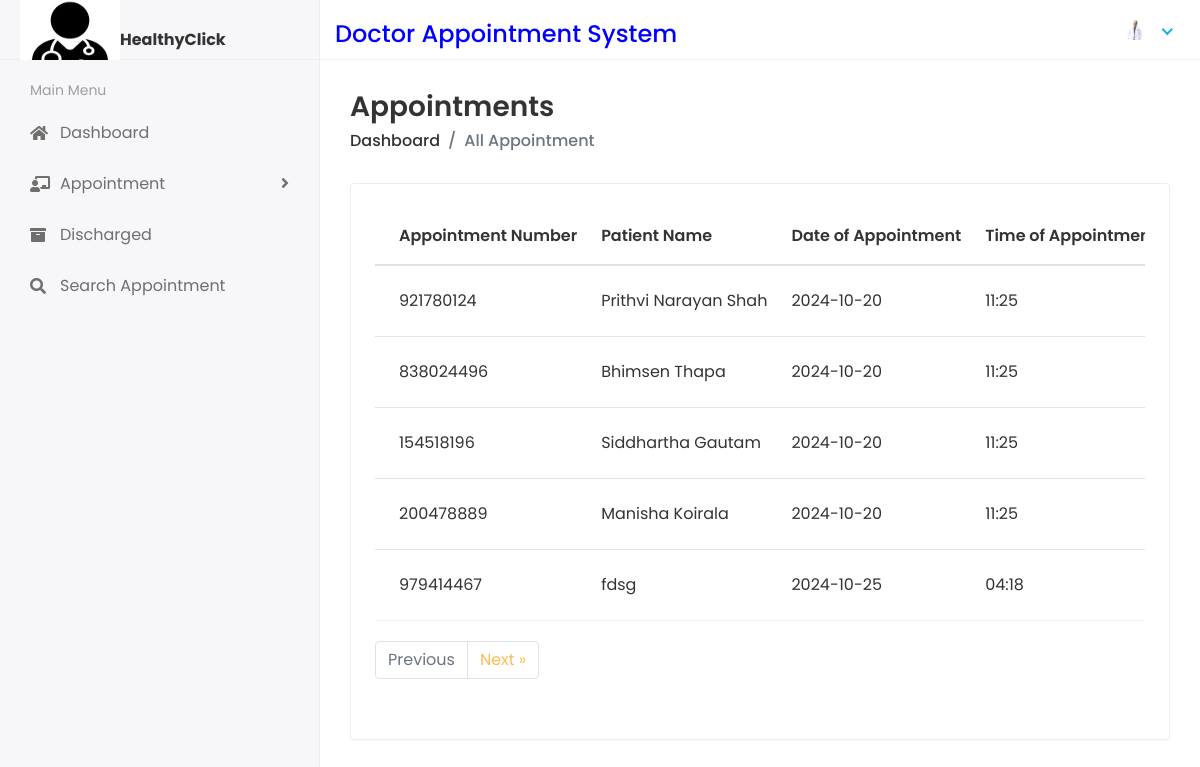
/Doctor/ViewAppointment (signed in), run on the app's committed database.
### dasapp/models.py (models this page shows, shortened)
class CustomUser(AbstractUser):
    USER = {
        (1, "admin"),
        (2, "doc"),
    }
    user_type = models.CharField(choices=USER, max_length=50, default=1)
    profile_pic = models.ImageField(upload_to="profile_pics/", blank=True, null=True)

class Appointment(models.Model):
    appointmentnumber = models.IntegerField(default=0)
    fullname = models.CharField(max_length=250)
    mobilenumber = models.CharField(max_length=11)
    email = models.EmailField(max_length=100)
    address = models.CharField(max_length=200)
    age = models.IntegerField(default=0)
    gender = models.CharField(max_length=100)
    appointmenttype = models.CharField(max_length=100)
    date_of_appointment = models.CharField(max_length=250)
    time_of_appointment = models.CharField(max_length=250)
    doctor_id = models.ForeignKey(DoctorReg, on_delete=models.CASCADE)
    additional_msg = models.TextField(blank=True)
    remark = models.CharField(max_length=250, default=0)
    status = models.CharField(default=0, max_length=200)
    prescription = models.TextField(blank=True, default=0)
    recommendedtest = models.TextField(blank=True, default=0)
    created_at = models.DateTimeField(auto_now_add=True)
    updated_at = models.DateTimeField(auto_now=True)

### docappsystem/docviews.py (the view)
# urls.py: path("Doctor/ViewAppointment", docviews.View_Appointment, name="view_appointment"),
def View_Appointment(request):
    try:
        doctor_admin = request.user
        doctor_reg = DoctorReg.objects.get(admin=doctor_admin)
        view_appointment = Appointment.objects.filter(doctor_id=doctor_reg)
        paginator = Paginator(view_appointment, 5)  # Show 5 appointments per page
        page = request.GET.get("page")
        try:
            view_appointment = paginator.page(page)
        except PageNotAnInteger:
            view_appointment = paginator.page(1)
        except EmptyPage:
            view_appointment = paginator.page(paginator.num_pages)
        context = {"view_appointment": view_appointment}
    except Exception as e:
        context = {"error_message": str(e)}
    return render(request, "doc/view_appointment.html", context)

### templates/doc/view_appointment.html (shortened to what this page needs)
{% extends 'base.html' %}
{% block content %}
<div class="content container-fluid">
  <div class="page-header">
    <div class="row align-items-center">
      <div class="col">
        <h3 class="page-title">Appointments</h3>
        <ul class="breadcrumb">
          <li class="breadcrumb-item">
            <a href="{% url 'doctor_home' %}">Dashboard</a>
          </li>
          <li class="breadcrumb-item active">All Appointment</li>
        </ul>
      </div>
    </div>
  </div>
  <div class="row">
    <div class="col-sm-12">
      <div class="card card-table">
        <div class="card-body">
          <div class="table-responsive">
            <table class="table table-hover table-center mb-0 datatable">
              <thead>
                <tr>
                  <th>Appointment Number</th>
                  <th>Patient Name</th>
                  <th>Date of Appointment</th>
                  <th>Time of Appointment</th>
                </tr>
              </thead>
              <tbody>
                {% for i in view_appointment %}
                <tr>
                  <td>{{i.appointmentnumber}}</td>
                  <td>{{i.fullname}}</td>
                  <td>{{i.date_of_appointment}}</td>
                  <td>{{i.time_of_appointment}}</td>
                </tr>
                {% endfor %}
              </tbody>
            </table>
            <div class="pagination" style="padding-top: 20px; padding-bottom: 20px; text-align: center;">
              <nav aria-label="Page navigation">
                  <ul class="pagination">
                      {% if view_appointment.has_previous %}
                      <li class="page-item">
                          <a class="page-link" href="?page={{ view_appointment.previous_page_number }}" aria-label="Previous">
                              <span aria-hidden="true">&laquo; Previous</span>
                          </a>
                      </li>
                      {% else %}
                      <li class="page-item disabled">
                          <span class="page-link">Previous</span>
                      </li>
                      {% endif %}
                      {% if view_appointment.has_next %}
                      <li class="page-item">
                          <a class="page-link" href="?page={{ view_appointment.next_page_number }}" aria-label="Next">
                              <span aria-hidden="true">Next &raquo;</span>
                          </a>
                      </li>
                      {% else %}
                      <li class="page-item disabled">
                          <span class="page-link">Next</span>
                      </li>
                      {% endif %}
                  </ul>
              </nav>
          </div>
          </div>
        </div>
      </div>
    </div>
  </div>
</div>
{% endblock %}

### templates/includes/header.html (shortened to what this page needs)
{% load static %}
{% if user.user_type == '1' %}
<div class="header">
    <div class="header-left" style="padding-top: 20px;">
       <a href="{% url 'admin_home' %}">
       <img src="{% static 'assets/img/logo.jpg'%}" width="80" height="80">
       </a>
       <strong>HealthyClick</strong>
    </div>
    <div class="top-nav-search" style="padding-top: 20px;color: blue;">
       <h4>Doctor Appointment System</h4>
    </div>
    <a class="mobile_btn" id="mobile_btn">
    <i class="fas fa-bars"></i>
    </a>
    <ul class="nav user-menu">
       <li class="nav-item dropdown has-arrow">
          <a href="#" class="dropdown-toggle nav-link" data-toggle="dropdown">
          <span class="user-img"><img class="rounded-circle" src="{{request.user.profile_pic.url}}" width="31" ></span>
          </a>
          <div class="dropdown-menu">
             <div class="user-header">
                <div class="avatar avatar-sm">
                   <img src="{{request.user.profile_pic.url}}" alt="User Image" class="avatar-img rounded-circle">
                </div>
                <div class="user-text">
                  <h6>{{user.first_name}} {{user.last_name}}</h6>
                   <p class="text-muted mb-0">Administrator</p>
                </div>
             </div>
             <a class="dropdown-item" href="{% url 'profile' %}">My Profile</a>
             <a class="dropdown-item" href="{% url 'change_password' %}">Setting</a>
             <a class="dropdown-item" href="{% url 'logout' %}">Logout</a>
          </div>
       </li>
    </ul>
 </div>
 {% else  %}
 <div class="header">
   <div class="header-left" style="padding-top: 20px;">
      <a href="{% url 'doctor_home' %}">
      <img src="{% static 'assets/img/logo.jpg'%}" width="100" height="80">
      </a>
      <strong>HealthyClick</strong>
   </div>
   <div class="top-nav-search" style="padding-top: 20px;color: blue;">
      <h4>Doctor Appointment System</h4>
   </div>
   <ul class="nav user-menu">
      <li class="nav-item dropdown has-arrow">
         <a href="#" class="dropdown-toggle nav-link" data-toggle="dropdown">
         <span class="user-img"><img class="rounded-circle" src="{{request.user.profile_pic.url}}" width="31" alt="Doctor"></span>
         </a>
      </li>
   </ul>
</div>{% endif %}

### static/assets/css/style.css (style rules this page uses)
html { height: 100%; }
body { background-color: #fff; color: #333; font-family: 'Poppins', sans-serif; font-size: 1rem; height: 100%; line-height: 1.5; overflow-x: hidden; }
h1, h2, h3, h4, h5, h6 { font-family: 'Poppins', sans-serif; margin-top: 0; }
a { color: #009ce7; }
input, button, a { transition: all 0.4s ease; -moz-transition: all 0.4s ease; -o-transition: all 0.4s ease; -ms-transition: all 0.4s ease; -webkit-transition: all 0.4s ease; }
ul, ol { padding: 0px; list-style: none; }
.table { color: #333; max-width: 100%; margin-bottom: 0; width: 100%; }
.table thead tr th { font-weight: 600; }
.table tbody tr { border-bottom: 1px solid rgba(0, 0, 0, 0.05); }
.table.table-center td, .table.table-center th { vertical-align: middle; }
.card-table .card-body .table > thead > tr > th { border-top: 0; }
.card-table .card-body .table tr td:first-child, .card-table .card-body .table tr th:first-child { padding-left: 1.5rem; }
.card-table .table td, .card-table .table th { border-top: 1px solid #e2e5e8; padding: 1rem 0.75rem; white-space: nowrap; }
.pagination > li > a, .pagination > li > span { color: #FFBC53; }
.card { border: 1px solid #ececf5; box-shadow: 0 1px 3px 0 rgba(0, 0, 0, 0.03); margin-bottom: 1.875rem; }
.card-body { padding: 1.5rem; }
.header { background-color: #fff; border-bottom: 1px solid #f3f3f4; left: 0; position: fixed; right: 0; top: 0; z-index: 1001; height: 60px; }
.header .header-left { float: left; height: 60px; padding: 0 20px; position: relative; width: 320px; z-index: 1; transition: all 0.2s ease-in-out; background-color: #f7f7fa; border-bottom: 1px solid #efefef; border-right: 1px solid #ececf5; display: flex; align-items: center; }
.header .dropdown-toggle:after { display: none; }
.header .has-arrow .dropdown-toggle:after { border-top: 0; border-left: 0; border-bottom: 2px solid #18aefa; border-right: 2px solid #18aefa; content: ''; height: 8px; display: inline-block; pointer-events: none; -webkit-transform-origin: 66% 66%; -ms-transform-origin: 66% 66%; transform-origin: 66% 66%; -webkit-transform: rotate(45deg); -ms-transform: rotate(45deg); transform: rotate(45deg); -webkit-transition: all 0.15s ease-in-out; transition: all 0.15s ease-in-out; width: 8px; vertical-align: 0px; }
.user-menu { float: right; margin: 0; position: relative; z-index: 99; padding-right: 15px; }
.user-menu.nav > li > a { color: #a0a0a0; font-size: 14px; line-height: 58px; padding: 0 15px; height: 60px; }
.user-img { margin-right: 3px; position: relative; }
.top-nav-search { float: left; margin-left: 15px; }
.page-wrapper > .content { padding: 1.875rem 1.875rem 0; }
.page-header { margin-bottom: 1.875rem; }
.page-header .breadcrumb { background-color: transparent; color: #6c757d; font-size: 1rem; font-weight: 500; margin-bottom: 0; padding: 0; }
.page-header .breadcrumb a { color: #333; }
.page-title { font-size: 28px; font-weight: 600; color: #333; margin-bottom: 5px; }

### data on the page
CustomUser: user.profile_pic (picture)
Appointment: appointmentnumber "921780124", fullname "Prithvi Narayan Shah", date_of_appointment "2024-10-20", time_of_appointment "11:25"
Appointment: appointmentnumber "838024496", fullname "Bhimsen Thapa", date_of_appointment "2024-10-20", time_of_appointment "11:25"
Appointment: appointmentnumber "154518196", fullname "Siddhartha Gautam", date_of_appointment "2024-10-20", time_of_appointment "11:25"
Appointment: appointmentnumber "200478889", fullname "Manisha Koirala", date_of_appointment "2024-10-20", time_of_appointment "11:25"
Appointment: appointmentnumber "979414467", fullname "fdsg", date_of_appointment "2024-10-25", time_of_appointment "04:18"
